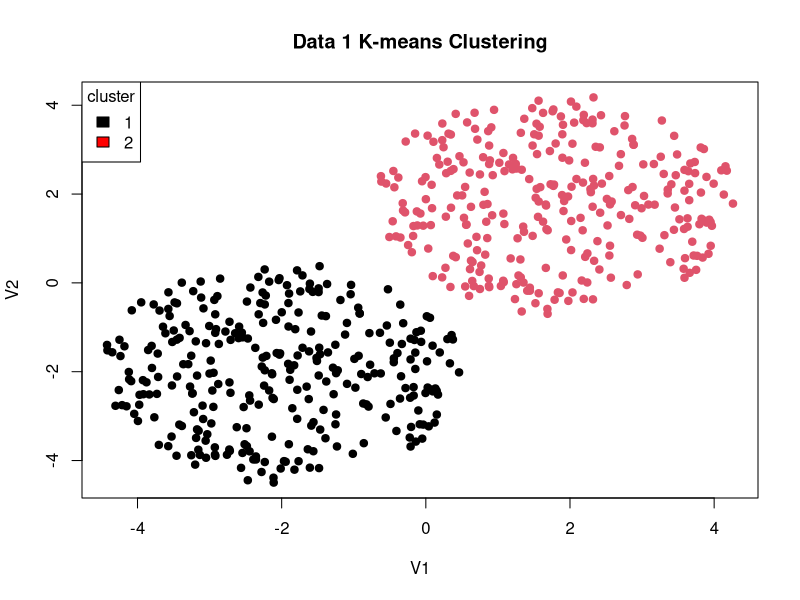
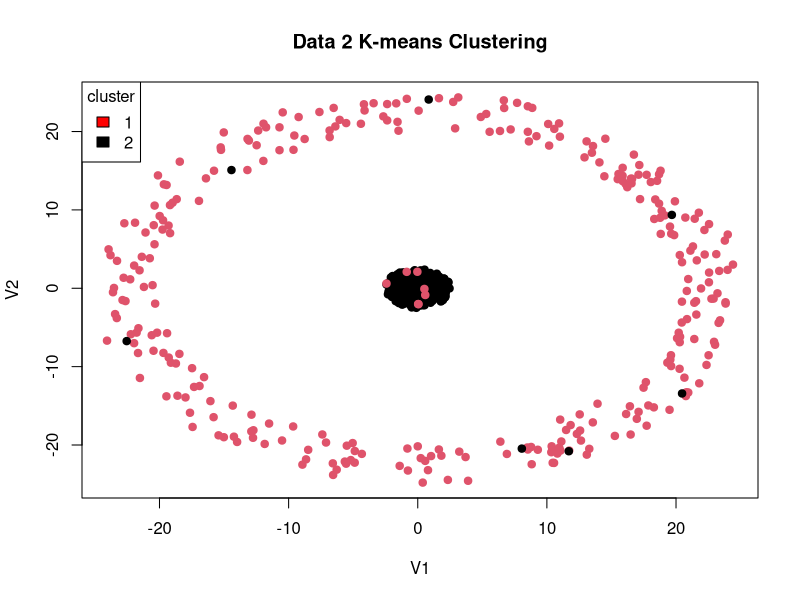
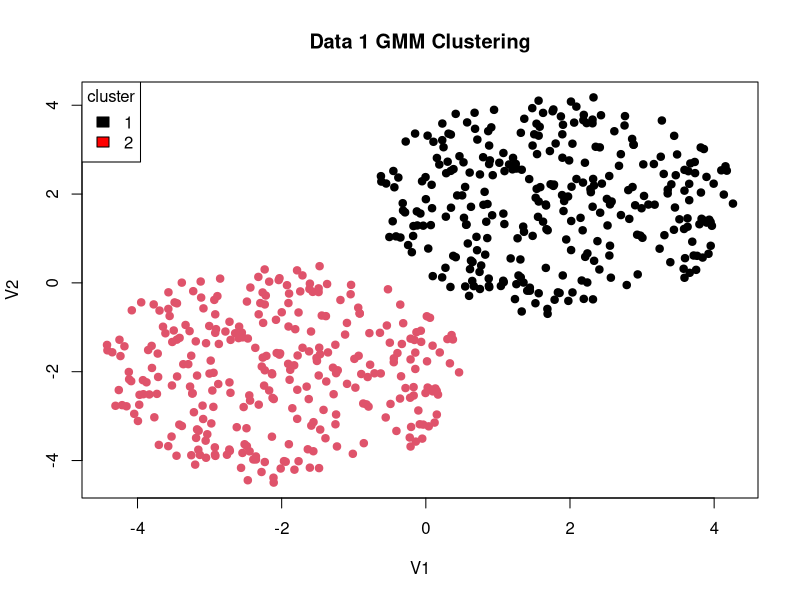
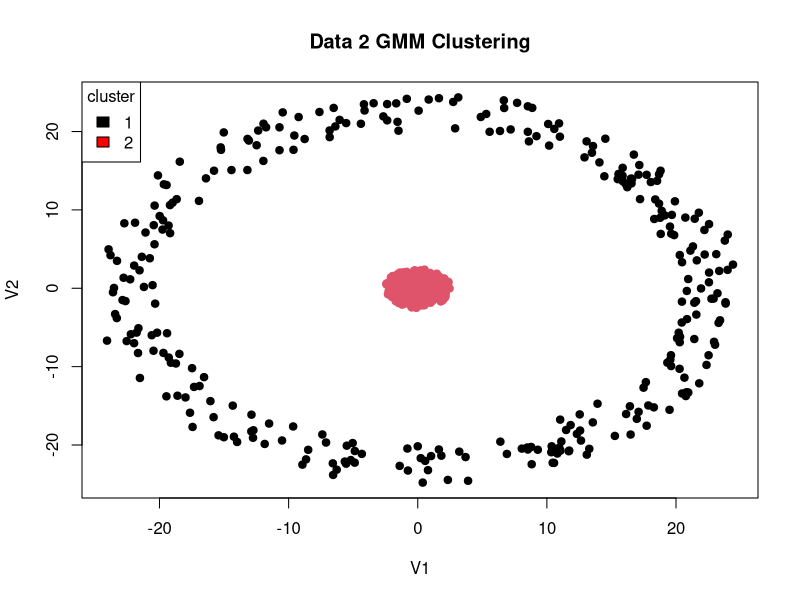

These figures' R source, in order:
## ---- chunk 1
# load data into environment
data1 <- read.csv("data/data1.csv", header = FALSE)
data2 <- read.csv("data/data2.csv", header = FALSE)
## ---- chunk 2
# set seed to 1234
set.seed(1234)

# apply k-means clustering function to both data sets
kmeans1 <- kmeans(data1, centers = 2, nstart = 20, algorithm = "Lloyd", iter.max = 100)
kmeans2 <- kmeans(data2, centers = 2, nstart = 20, algorithm = "Lloyd", iter.max = 100)

# plot results for data sets
plot(data1, col = kmeans1$cluster, pch = 19, main = "Data 1 K-means Clustering")
legend("topleft", legend = c("1", "2"), fill = c("black", "red"), title = "cluster")

plot(data2, col = kmeans1$cluster, pch = 19, main = "Data 2 K-means Clustering")
legend("topleft", legend = c("1", "2"), fill = c("red", "black"), title = "cluster")
## ---- chunk 3
# load mclust package
library(mclust)

# fit GMM to data sets
gmm1 <- Mclust(data1, G = 2)
gmm2 <- Mclust(data2, G = 2)
## ---- chunk 4
# show gmm1 parameters
gmm1$parameters
## ---- chunk 5
# show gmm2 parameters
gmm2$parameters
## ---- chunk 6
# plot results for data sets
plot(data1, col = gmm1$classification, pch = 19, main = "Data 1 GMM Clustering")
legend("topleft", legend = c("1", "2"), fill = c("black", "red"), title = "cluster")

plot(data2, col = gmm2$classification, pch = 19, main = "Data 2 GMM Clustering")
legend("topleft", legend = c("1", "2"), fill = c("black", "red"), title = "cluster")
